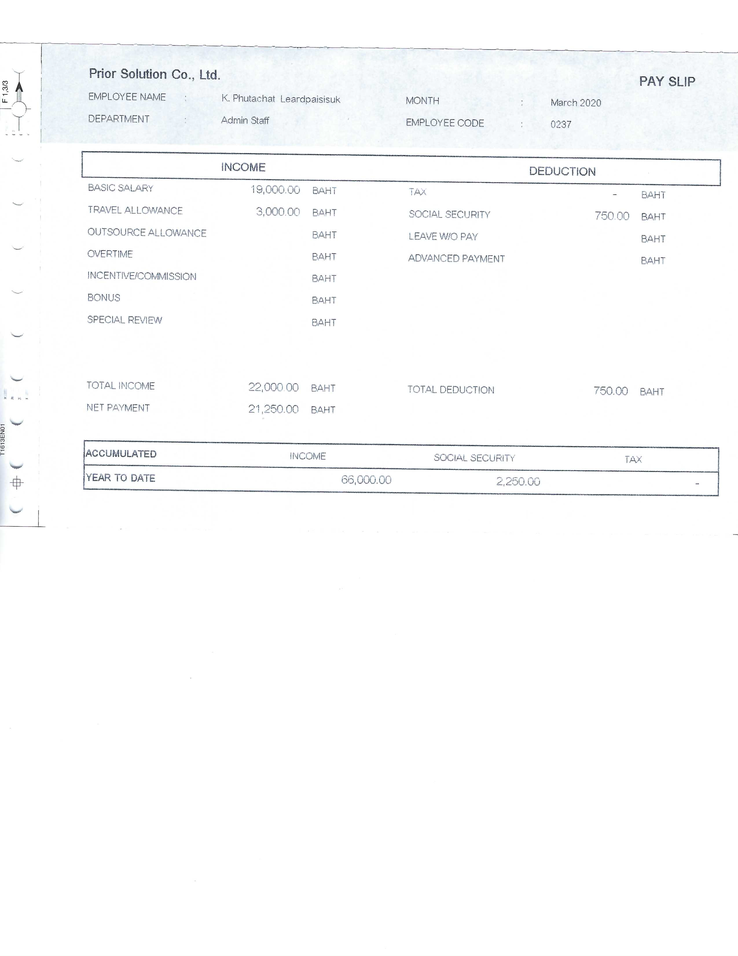
#> input picture priorProject/2.png, 738 x 956 px, shrunk from 2550 x 3300 before the run
$ python remove_table_text_detect.py
#> lines starting #> are read from the running program, lines starting #| are printed output that depends on the picture; after the words box and inside, x2 and y2 are one past the last pixel; in counts of white or black regions, pixels touching at a corner belong together
import cv2

image = cv2.imread('2.png')
#> image is the input picture: shape (956, 738, 3); mean B, G, R 252, 251.6, 250.9
result = image.copy()
gray = cv2.cvtColor(image,cv2.COLOR_BGR2GRAY)
thresh = cv2.threshold(gray, 0, 255, cv2.THRESH_BINARY_INV + cv2.THRESH_OTSU)[1]
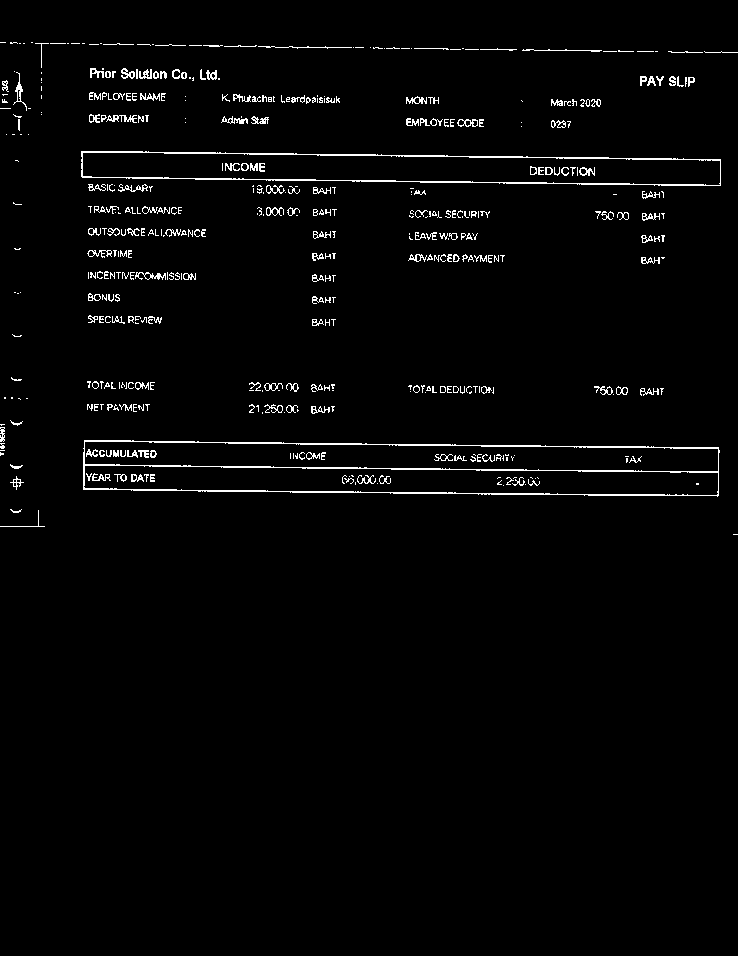
#> thresh: shape (956, 738); 2.2% white in thin lines or dots, all inside (x1, y1, x2, y2) = (0, 42, 738, 535)

# Remove horizontal lines
horizontal_kernel = cv2.getStructuringElement(cv2.MORPH_RECT, (40,1))
remove_horizontal = cv2.morphologyEx(thresh, cv2.MORPH_OPEN, horizontal_kernel, iterations=2)
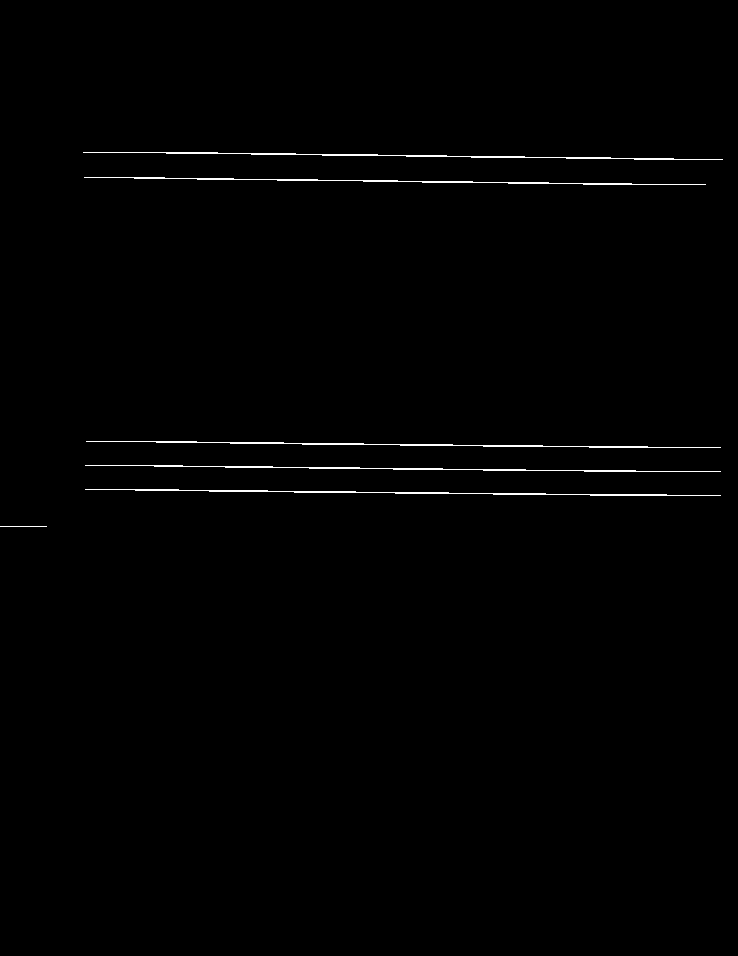
#> remove_horizontal: shape (956, 738); 0.68% white in thin lines or dots, all inside (x1, y1, x2, y2) = (0, 152, 723, 527)
cnts = cv2.findContours(remove_horizontal, cv2.RETR_EXTERNAL, cv2.CHAIN_APPROX_SIMPLE)
#> cnts = 6 contours, 1 with area under 20; largest, box (x1, y1, x2, y2) and area: (85, 489, 721, 496) 349, (83, 152, 723, 160) 333, (86, 441, 721, 448) 329, (84, 177, 706, 185) 285, (85, 465, 721, 472) 273
cnts = cnts[0] if len(cnts) == 2 else cnts[1]
for c in cnts:
    cv2.drawContours(result, [c], -1, (255,255,255), 5)
#> this loop made 6 passes
#> c on pass 1: [[0, 526], [46, 526]]
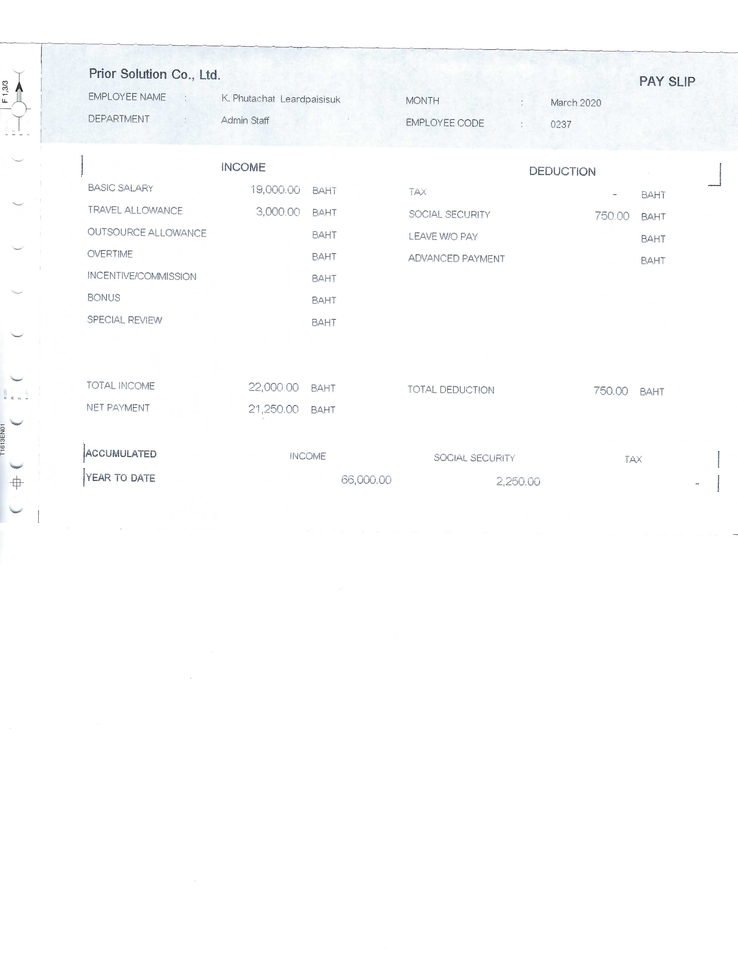
#> result: shape (956, 738, 3); 2.22% of pixels changed, all inside (x1, y1, x2, y2) = (0, 149, 724, 530)

# Remove vertical lines
vertical_kernel = cv2.getStructuringElement(cv2.MORPH_RECT, (1,30))
#> vertical_kernel = 30 values from 1 to 1
remove_vertical = cv2.morphologyEx(thresh, cv2.MORPH_OPEN, vertical_kernel, iterations=2)
#> remove_vertical: shape (956, 738); every value is 0
cnts = cv2.findContours(remove_vertical, cv2.RETR_EXTERNAL, cv2.CHAIN_APPROX_SIMPLE)
#> cnts = 0 contours
cnts = cnts[0] if len(cnts) == 2 else cnts[1]
#> cnts = []
for c in cnts:
    cv2.drawContours(result, [c], -1, (255,255,255), 5)
#> this loop made 0 passes


removeTableImg = result.copy()
imgOutput = result.copy()

imgGray = cv2.cvtColor(removeTableImg, cv2.COLOR_BGR2GRAY)

ret, binImg = cv2.threshold(imgGray, 127, 255, cv2.THRESH_BINARY_INV)
#> binImg: shape (956, 738); 0.17% white in thin lines or dots, all inside (x1, y1, x2, y2) = (0, 47, 721, 513)

mask = cv2.getStructuringElement(cv2.MORPH_RECT, (50, 10))
dilation = cv2.dilate(binImg, mask)
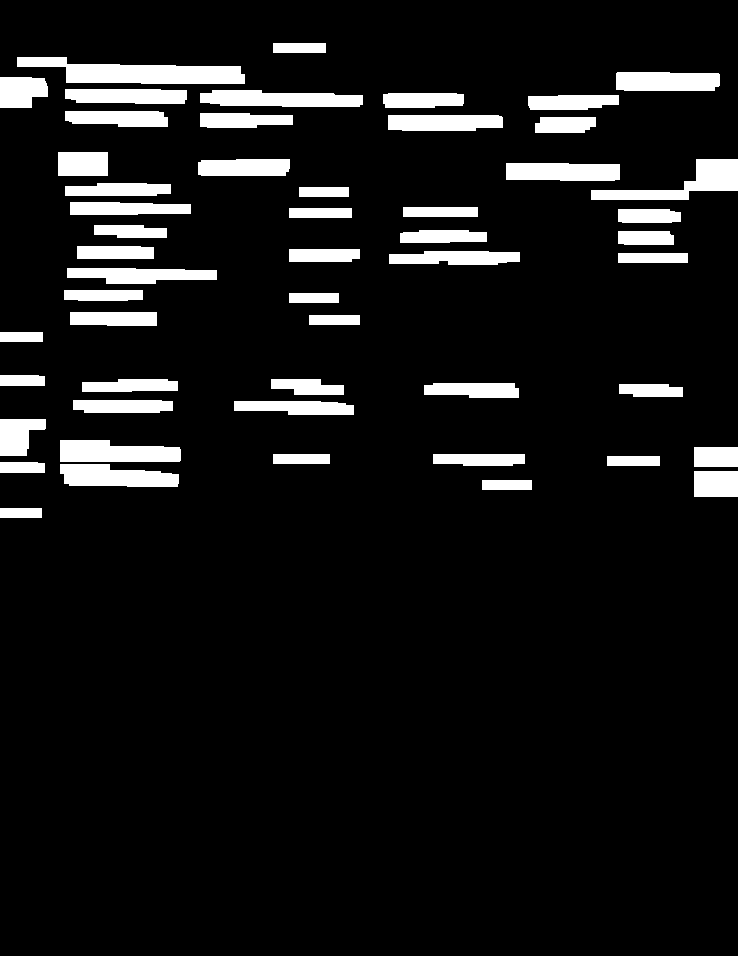
#> dilation: shape (956, 738); 8.7% white; 53 white regions

contours, hierarchy = cv2.findContours(dilation, cv2.RETR_EXTERNAL, cv2.CHAIN_APPROX_NONE)
#> contours = 53 contours; largest, box (x1, y1, x2, y2) and area: (17, 57, 245, 84) 3525, (591, 159, 738, 200) 2254, (60, 440, 181, 462) 2076, (200, 90, 363, 107) 2062, (60, 464, 179, 487) 1981

for cnt in contours:
    x, y, w, h = cv2.boundingRect(cnt)
    rect = cv2.rectangle(imgOutput, (x, y), (x + w, y + h), (0, 255, 0), 2)
#> this loop made 53 passes
#> (x, y, w, h) on passes 1 to 8: (0, 508, 42, 10), (482, 480, 50, 10), (694, 471, 44, 26), (60, 464, 119, 23), (0, 462, 45, 11), (607, 456, 53, 10), (433, 454, 92, 12), (273, 454, 57, 10)
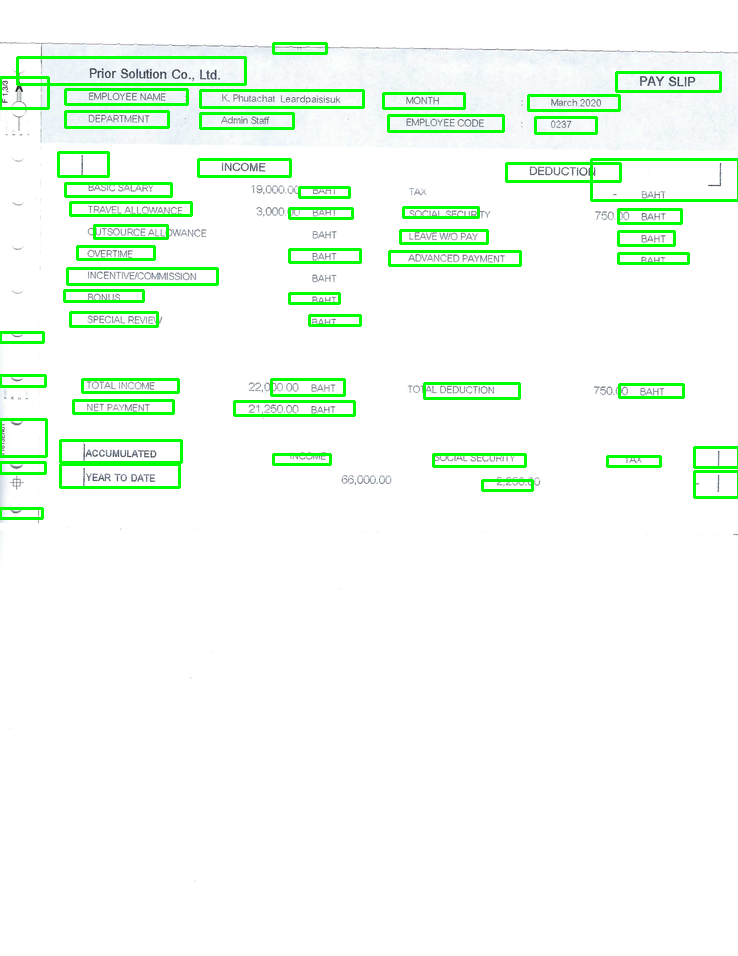
#> imgOutput: shape (956, 738, 3); 4.41% of pixels changed, all inside (x1, y1, x2, y2) = (0, 42, 738, 520)

cv2.imshow('image',imgOutput)
cv2.waitKey(0)
cv2.destroyAllWindows()

cv2.imshow('thresh', thresh)
cv2.imshow('result', result)
cv2.imwrite('result.png', result)
cv2.waitKey()

$ run again, with priorProject/10.png copied over priorProject/2.png
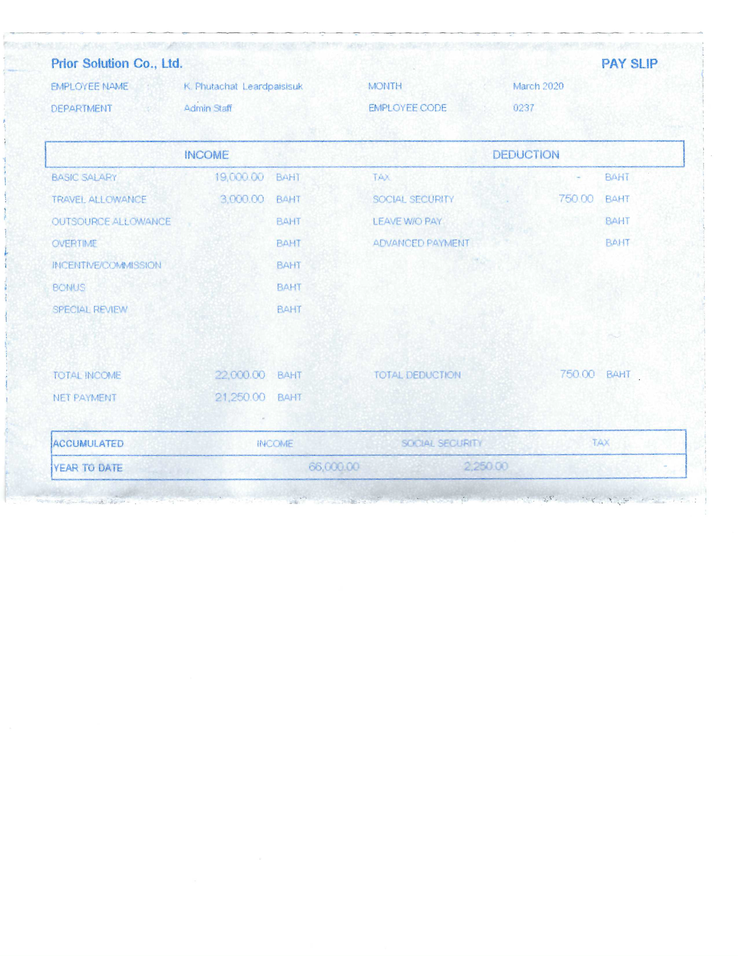
#> input picture priorProject/10.png, 738 x 956 px, shrunk from 2550 x 3300 before the run
#> image is the input picture: shape (956, 738, 3); mean B, G, R 251.2, 249.8, 247
#> thresh: shape (956, 738); 4.1% white; 525 white regions (370 under 20 px), largest, box (x1, y1, x2, y2) and area: (50, 429, 687, 504) 12857, (44, 140, 685, 168) 2734, (52, 261, 133, 269) 348
#> remove_horizontal: shape (956, 738); 1.3% white; 5 white regions
#> `cnts = cv2.findContours(remove_horizontal, cv2.RETR_EXTERNAL, cv2.CHAI..`: cnts = 5 contours; box (x1, y1, x2, y2) and area: (53, 477, 689, 498) 3672, (53, 429, 689, 432) 606, (46, 140, 687, 142) 540, (47, 166, 687, 168) 504, (53, 454, 689, 456) 294
#> the loop `for c in cnts:` made 5 passes
#> after the loop `for c in cnts:`:
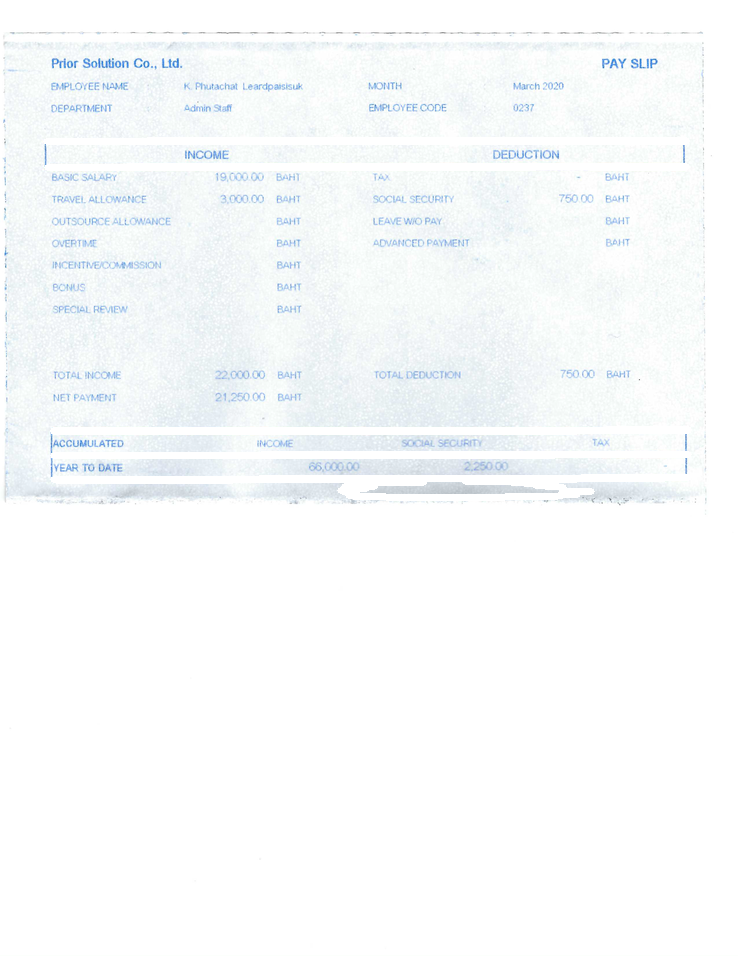
#> result: shape (956, 738, 3); 3.9% of pixels changed, all inside (x1, y1, x2, y2) = (43, 137, 692, 501)
#> vertical_kernel = 30 values from 1 to 1
#> remove_vertical: shape (956, 738); every value is 0
#> `cnts = cv2.findContours(remove_vertical, cv2.RETR_EXTERNAL, cv2.CHAIN_..`: cnts = 0 contours
#> `cnts = cnts[0] if len(cnts) == 2 else cnts[1]`: cnts = []
#> binImg: shape (956, 738); 0.02% white in thin lines or dots, all inside (x1, y1, x2, y2) = (5, 59, 657, 500)
#> dilation: shape (956, 738); 1.3% white; 9 white regions
#> contours = 9 contours; largest, box (x1, y1, x2, y2) and area: (28, 55, 203, 73) 2734, (579, 55, 682, 73) 1688, (27, 434, 107, 452) 1220, (27, 463, 125, 474) 875, (586, 495, 636, 505) 441
#> the loop `for cnt in contours:` made 9 passes
#> (x, y, w, h) on passes 1 to 8: (586, 495, 50, 10), (27, 463, 98, 11), (27, 434, 80, 18), (0, 249, 31, 10), (165, 148, 50, 10), (21, 145, 50, 10), (351, 101, 50, 10), (579, 55, 103, 18)
#> after the loop `for cnt in contours:`:
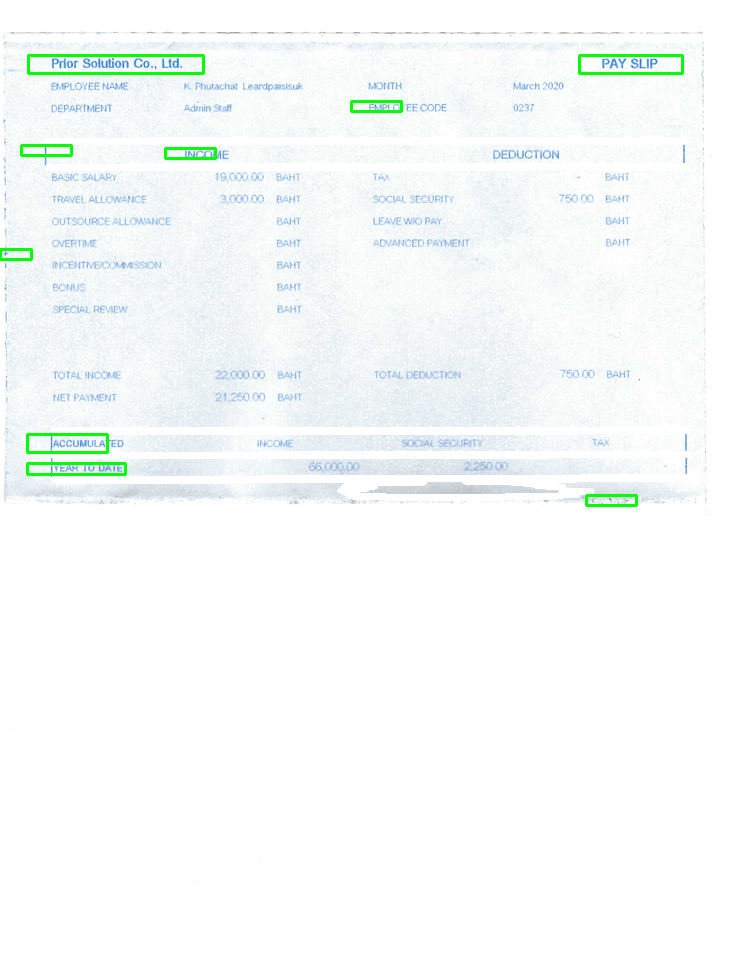
#> imgOutput: shape (956, 738, 3); 0.68% of pixels changed, all inside (x1, y1, x2, y2) = (0, 54, 684, 507)
